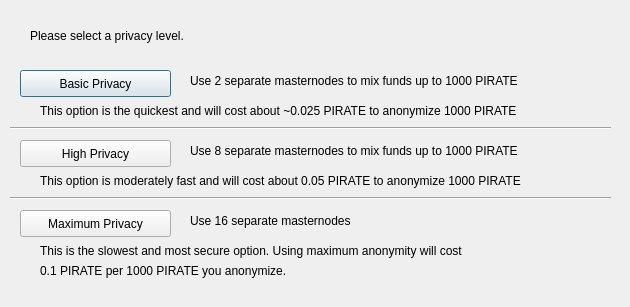
<?xml version="1.0" encoding="UTF-8"?>
<ui version="4.0">
 <class>DarksendConfig</class>
 <widget class="QDialog" name="DarksendConfig">
  <property name="geometry">
   <rect>
    <x>0</x>
    <y>0</y>
    <width>630</width>
    <height>307</height>
   </rect>
  </property>
  <property name="windowTitle">
   <string>Configure Darksend</string>
  </property>
  <widget class="QPushButton" name="buttonBasic">
   <property name="geometry">
    <rect>
     <x>20</x>
     <y>70</y>
     <width>151</width>
     <height>27</height>
    </rect>
   </property>
   <property name="text">
    <string>Basic Privacy</string>
   </property>
  </widget>
  <widget class="QPushButton" name="buttonHigh">
   <property name="geometry">
    <rect>
     <x>20</x>
     <y>140</y>
     <width>151</width>
     <height>27</height>
    </rect>
   </property>
   <property name="text">
    <string>High Privacy</string>
   </property>
  </widget>
  <widget class="QPushButton" name="buttonMax">
   <property name="geometry">
    <rect>
     <x>20</x>
     <y>210</y>
     <width>151</width>
     <height>27</height>
    </rect>
   </property>
   <property name="text">
    <string>Maximum Privacy</string>
   </property>
  </widget>
  <widget class="QLabel" name="label">
   <property name="geometry">
    <rect>
     <x>30</x>
     <y>20</y>
     <width>571</width>
     <height>31</height>
    </rect>
   </property>
   <property name="text">
    <string>Please select a privacy level.</string>
   </property>
  </widget>
  <widget class="QLabel" name="label_2">
   <property name="geometry">
    <rect>
     <x>190</x>
     <y>70</y>
     <width>421</width>
     <height>21</height>
    </rect>
   </property>
   <property name="text">
    <string>Use 2 separate masternodes to mix funds up to 1000 PIRATE</string>
   </property>
  </widget>
  <widget class="QLabel" name="label_3">
   <property name="geometry">
    <rect>
     <x>190</x>
     <y>140</y>
     <width>411</width>
     <height>21</height>
    </rect>
   </property>
   <property name="text">
    <string>Use 8 separate masternodes to mix funds up to 1000 PIRATE</string>
   </property>
  </widget>
  <widget class="QLabel" name="label_4">
   <property name="geometry">
    <rect>
     <x>190</x>
     <y>210</y>
     <width>421</width>
     <height>21</height>
    </rect>
   </property>
   <property name="text">
    <string>Use 16 separate masternodes</string>
   </property>
  </widget>
  <widget class="QLabel" name="label_6">
   <property name="geometry">
    <rect>
     <x>40</x>
     <y>100</y>
     <width>561</width>
     <height>21</height>
    </rect>
   </property>
   <property name="text">
    <string>This option is the quickest and will cost about ~0.025 PIRATE to anonymize 1000 PIRATE</string>
   </property>
  </widget>
  <widget class="QLabel" name="label_7">
   <property name="geometry">
    <rect>
     <x>40</x>
     <y>170</y>
     <width>561</width>
     <height>21</height>
    </rect>
   </property>
   <property name="text">
    <string>This option is moderately fast and will cost about 0.05 PIRATE to anonymize 1000 PIRATE</string>
   </property>
  </widget>
  <widget class="QLabel" name="label_8">
   <property name="geometry">
    <rect>
     <x>40</x>
     <y>240</y>
     <width>561</width>
     <height>21</height>
    </rect>
   </property>
   <property name="text">
    <string>This is the slowest and most secure option. Using maximum anonymity will cost</string>
   </property>
  </widget>
  <widget class="QLabel" name="label_9">
   <property name="geometry">
    <rect>
     <x>40</x>
     <y>260</y>
     <width>561</width>
     <height>21</height>
    </rect>
   </property>
   <property name="text">
    <string>0.1 PIRATE per 1000 PIRATE you anonymize.</string>
   </property>
  </widget>
  <widget class="Line" name="line">
   <property name="geometry">
    <rect>
     <x>10</x>
     <y>120</y>
     <width>601</width>
     <height>16</height>
    </rect>
   </property>
   <property name="orientation">
    <enum>Qt::Horizontal</enum>
   </property>
  </widget>
  <widget class="Line" name="line_2">
   <property name="geometry">
    <rect>
     <x>10</x>
     <y>190</y>
     <width>601</width>
     <height>16</height>
    </rect>
   </property>
   <property name="orientation">
    <enum>Qt::Horizontal</enum>
   </property>
  </widget>
 </widget>
 <resources/>
 <connections/>
</ui>
